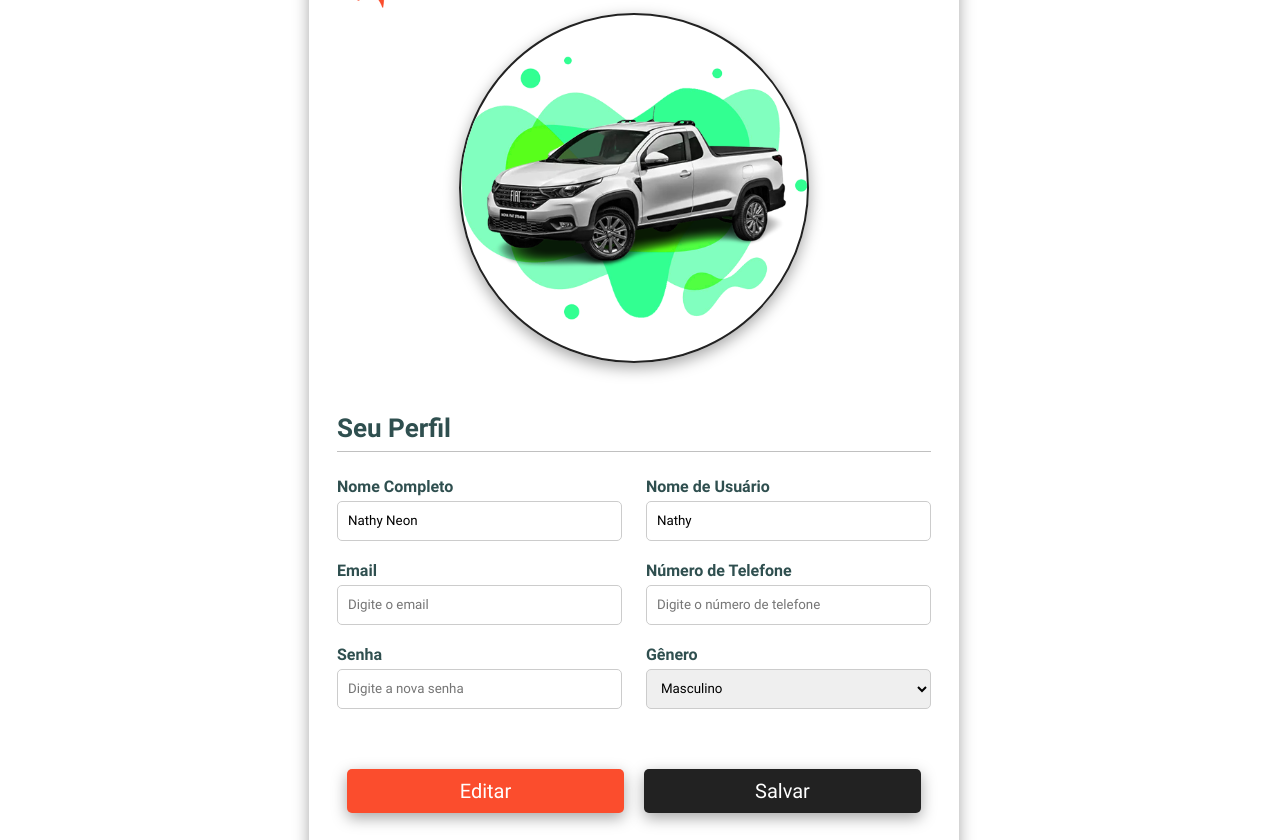
The page /rentcar/profile.php (signed in) on the database as committed earlier.
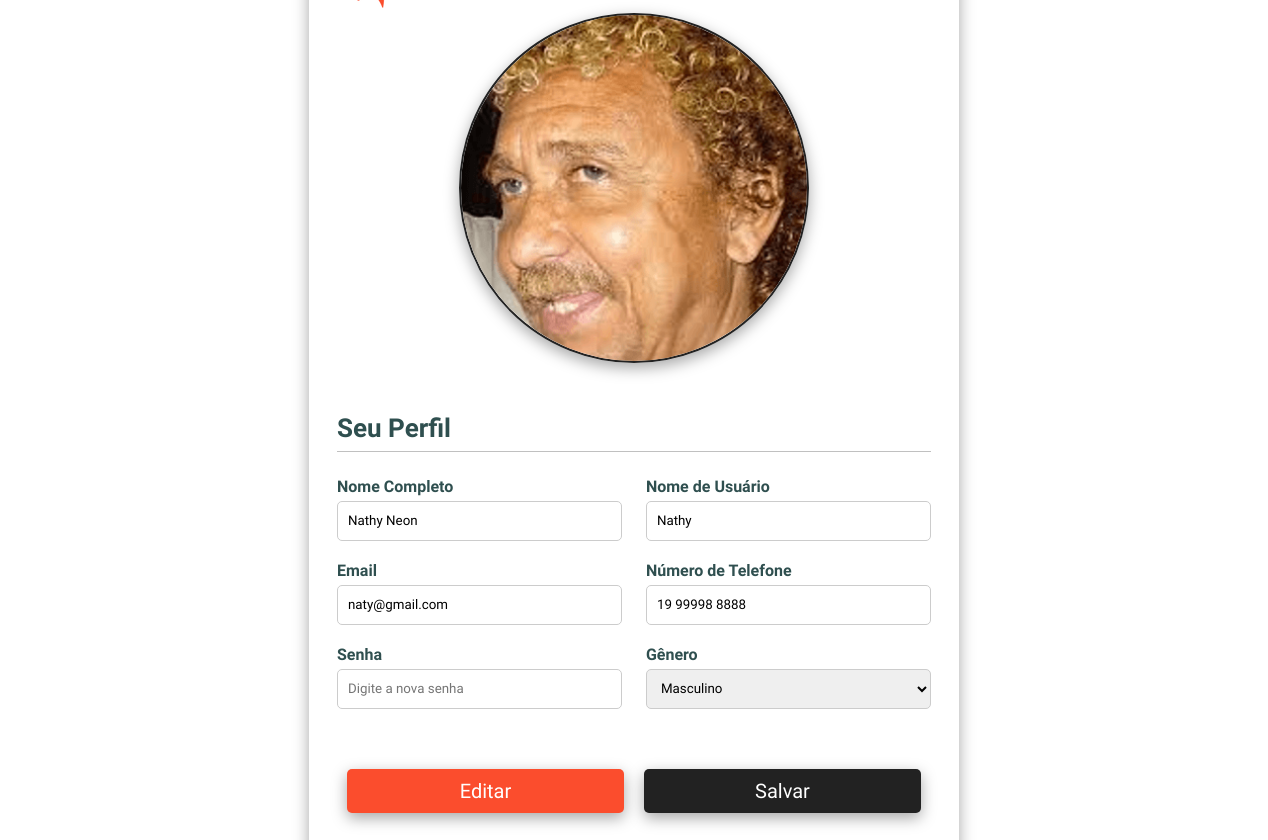
The same page on the database as committed later.
### tables this page shows
CREATE TABLE `clientes` (
  `id` int(11) NOT NULL,
  `nome` varchar(100) DEFAULT NULL,
  `usuario` varchar(50) DEFAULT NULL,
  `email` varchar(100) DEFAULT NULL,
  `telefone` varchar(20) DEFAULT NULL,
  `senha` varchar(255) DEFAULT NULL,
  `genero` char(1) DEFAULT NULL,
  `data_inclusao` datetime DEFAULT NULL,
  `caminho_imagem` varchar(255) DEFAULT NULL
);

### rentcar/profile.php (the view, shortened to what this page needs)
<?php
include 'dbconnect.php';
$query = "SELECT nome, usuario, email, telefone, senha, genero, caminho_imagem FROM clientes WHERE id = :user_id";
$stmt = $con->prepare($query);
$stmt->bindParam(':user_id', $_SESSION['user_id']);
$stmt->execute();
$cliente = $stmt->fetch(PDO::FETCH_ASSOC);
?>
<!DOCTYPE html>
<html lang="pt-BR">
<head>
    <link rel="stylesheet" href="CSS/profile.css">
</head>
<body>
<div class="container">
<a href="logged.php"><img class="return" src="images/return.png" alt="return"></a>
    <div class="image">
        <?php if(isset($cliente['caminho_imagem']) && !empty($cliente['caminho_imagem'])): ?>
            <img id="show-login" src="<?php echo $cliente['caminho_imagem']; ?>" alt="">
        <?php else: ?>
            <img id="show-login" src="images/default-image.png" alt="Imagem padrão do perfil">
        <?php endif; ?>
    </div>
    <form action="profile.php" method="post">
        <h2>Seu Perfil</h2>
        <div class="content">
            <div class="input-box">
                <label for="nome">Nome Completo</label>
                <input type="text" placeholder="Digite o nome completo" name="nome" value="<?php echo $cliente['nome']; ?>" readonly>
            </div>
            <div class="input-box">
                <label for="usuario">Nome de Usuário</label>
                <input type="text" placeholder="Digite o nome de usuário" name="usuario" value="<?php echo $cliente['usuario']; ?>" readonly>
            </div>
            <div class="input-box">
                <label for="email">Email</label>
                <input type="email" placeholder="Digite o email" name="email" value="<?php echo $cliente['email']; ?>" readonly>
            </div>
            <div class="input-box">
                <label for="telefone">Número de Telefone</label>
                <input type="tel" placeholder="Digite o número de telefone" name="telefone" value="<?php echo $cliente['telefone']; ?>" readonly>
            </div>
            <div class="input-box">
                <label for="senha">Senha</label>
                <input type="password" placeholder="Digite a nova senha" name="senha" value="" readonly>
            </div>
            <div class="input-box">
                <label for="genero">Gênero</label>
                <select name="genero" class="styled-select" readonly>
                    <option value="Masculino" <?php if ($cliente['genero'] === 'Masculino') echo 'selected'; ?>>Masculino</option>
                </select>
            </div>
        </div>
        <div class="button-container">
            <button class="edit" type="button" onclick="editProfile()">Editar</button>
            <button class="save" type="button" disabled onclick="saveProfile()">Salvar</button>
        </div>
    </form>
</div>
</body>
</html>

### rentcar/CSS/profile.css (style rules this page uses)
* { margin: 0; padding: 0; box-sizing: border-box; font-family: "Urbanist", sans-serif; }
body { display: flex; align-items: center; justify-content: center; height: 100vh; }
.container { max-width: 650px; padding: 28px; margin: 0 28px; box-shadow: rgba(0, 0, 0, 0.35) 0px 5px 15px; }
h2 { font-size: 26px; font-weight: 600px; text-align: left; color: #2f4f4f; padding-bottom: 8px; border-bottom: 1px solid silver; }
.content { display: flex; flex-wrap: wrap; justify-content: space-between; padding: 20px 0; }
.styled-select { height: 40px; width: 100%; padding: 0 10px; border-radius: 5px; border: 1px solid #ccc; outline: none; }
.input-box { display: flex; flex-wrap: wrap; width: 48%; padding-bottom: 15px; }
.input-box label { width: 100%; color: #2f4f4f; font-weight: bold; margin: 5px 0; }
.input-box input { height: 40px; width: 100%; padding: 0 10px; border-radius: 5px; border: 1px solid #ccc; outline: none; }
.button-container { margin: 15px 0; display: flex; }
.edit, .update-img { background-color: #fb4d2d; }
.save { background-color: #222; }
.button-container button { width: 50%; margin-top: 10px; margin: 10px; padding: 10px; display: block; font-size: 20px; color: #fff; border: none; border-radius: 5px; cursor: pointer; box-shadow: rgba(0, 0, 0, 0.35) 0px 5px 15px; }
.return { position: absolute; }
.image img { height: 350px; width: 350px; border-radius: 50%; display: block; margin: 50px auto; border: 2px solid #222; box-shadow: rgba(0, 0, 0, 0.35) 0px 5px 15px; }

Rows that differ between the two databases and show on the page:
changed clientes "Nathy Neon": caminho_imagem: a different picture; email (not shown) → "naty@gmail.com"; telefone (not shown) → "19 99998 8888"
